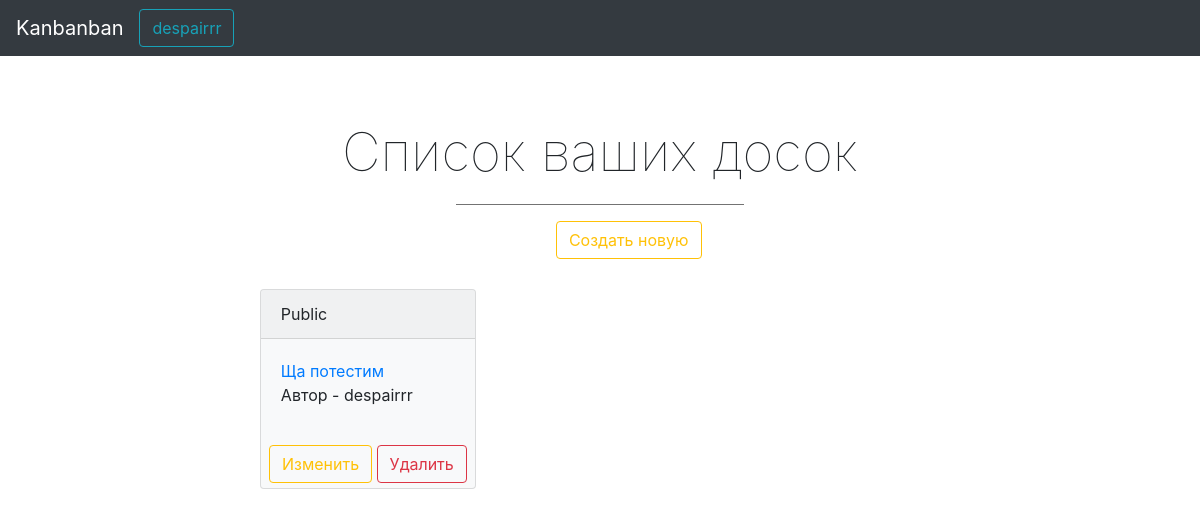
Page / (signed in) on the earlier database version.
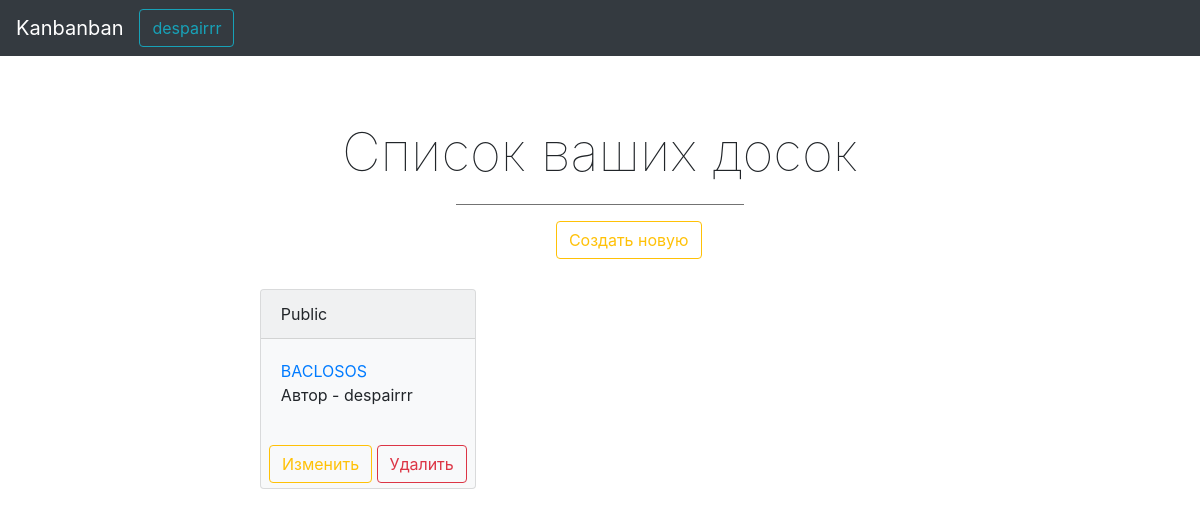
Same page on the later database version.
### data/User.py (models this page shows, shortened)
class User(SqlAlchemyBase, UserMixin):
    __tablename__ = 'users'
    id = sqlalchemy.Column(sqlalchemy.Integer,
                           primary_key=True, autoincrement=True)
    email = sqlalchemy.Column(sqlalchemy.String,
                              index=True, unique=True, nullable=True)
    hashed_password = sqlalchemy.Column(sqlalchemy.String, nullable=True)
    name = sqlalchemy.Column(sqlalchemy.String, nullable=True)
    board = orm.relation("Board", back_populates='user')

### data/Board.py (models this page shows, shortened)
class Board(SqlAlchemyBase):
    __tablename__ = 'boards'
    id = sqlalchemy.Column(sqlalchemy.Integer, autoincrement=True,
                           primary_key=True)
    author = sqlalchemy.Column(sqlalchemy.String, nullable=True)
    title = sqlalchemy.Column(sqlalchemy.String, nullable=False)
    workers = sqlalchemy.Column(sqlalchemy.String)
    isPrivate = sqlalchemy.Column(sqlalchemy.Boolean)
    tasks = orm.relation('Task', back_populates="board")
    user_id = sqlalchemy.Column(sqlalchemy.Integer,
                                sqlalchemy.ForeignKey("users.id"))
    user = orm.relation('User')

### main.py (the view)
@app.route('/')
def mainPage():
    if current_user.is_authenticated:
        session = db_session.create_session()
        boards = session.query(Board.Board).filter(or_(Board.Board.user_id == current_user.id,
                                                   Board.Board.workers.contains(str(current_user.id))))[::-1]
        for board in boards:
            print(board.user.name)
        return render_template('index.html', boards=boards)
    else:
        return render_template("mainPage.html", title="Kanbanban")

### data/db_session.py (called while the page is built)
def create_session() -> Session:
    global __factory
    return __factory()

### main.py (called while the page is built)
@login_manager.user_loader
def load_user(user_id):
    session = db_session.create_session()
    return session.query(User.User).get(user_id)

### templates/index.html (shortened to what this page needs)
<!doctype html>
<html lang="en">
    <head>
        <link rel="stylesheet"
          href="https://stackpath.bootstrapcdn.com/bootstrap/4.4.1/css/bootstrap.min.css"
>
        <link rel="stylesheet" href="static/css/index-style.css">
    </head>
    <body>
        <nav class="navbar navbar-expand-md navbar-dark fixed-top bg-dark">
            <a class="navbar-brand kanban">Kanbanban</a>
            <nav class="buttons">
                <div class="dropdown">
                    <button onclick="dropdownFunction()" class="btn btn-outline-info dropbtn">{{ current_user.name }}</button>
                </div>
            </nav>
        </nav>
        <div class="header-block" style="margin-bottom: 30px;">
            <h2 class="header">Список ваших досок</h2>
            <hr noshade width="40%">
            <a class="btn btn-outline-warning" href="new_board" style="margin-left: 43.88%">Создать новую</a>
        </div>
        <table border="0">
            <div class="boards-list">
                {% for item in boards %}
                    {% set index = loop.index0 %}
                    {% set class = "" %}
                    {% set text_color = "" %}
                    {% if item.isPrivate %}
                        {% set text = "Private" %}
                        {% set class = "bg-dark" %}
                        {% set text_color = "text-white" %}
                    {% else %}
                        {% set text = "Public" %}
                        {% set class = "bg-light" %}
                        {% set text_color = "text-black" %}
                    {% endif %}
                    {% if index % 3 != 2 %}
                        {% set style = "float: left; margin-right: 20px;" %}
                        {% if index % 3 == 0 %}
                            {% set style = "float: left; margin-right: 20px; margin-left: 2.76%;" %}
                        {% endif %}
                    {% endif %}
                    <div class="card {{ text_color }} {{ class }} mb-3" style="width: 30%; height: 200px; overflow: auto; {{ style }}">
                        <div class="card-header">
                            {{ text }}
                        </div>
                        <div class="card-body">
                            <a class="card-title" href="/board/{{ item.id }}">{{ item.title }}</a>
                            <p class="card-text">Автор - {{ item.author }}</p>
                        </div>
                        {% if current_user.name == item.author %}
                            <div style="margin-left: auto; margin-right: auto; margin-bottom: 5px;">
                                <a href="/edit_board/{{ item.id }}" class="btn btn-outline-warning">Изменить</a>
                                <a href="/delete_board/{{ item.id }}" class="btn btn-outline-danger">Удалить</a>
                            </div>
                        {% else %}
                            <div class="kek" style="height: 10%; margin-bottom: 50px;">
                                <div class="alert alert-dark alrt" role="alert" style="width: 95%; margin-left: 2.5%">Вы не можете управлять этой доской</div>
                            </div>
                        {% endif %}
                    </div>
                {% endfor %}
            </div>
        </table>
    </body>
</html>

### static/css/index-style.css (style rules this page uses)
.header { font-size: 40pt; font-weight: 100; margin-top: 120px; margin-left: auto; margin-right: auto; margin-bottom: 20px; text-align: center; }

### templates/index.html (style rules this page uses)
body { width: 60%; margin-left: auto; margin-right: auto; }
.header { font-size: 40pt; font-weight: 100; margin-top: 120px; margin-left: auto; margin-right: auto; margin-bottom: 20px; text-align: center; }
.buttons { float: none; margin-right: 0; }
.dropdown { position: relative; display: inline-block; }

Differences in the rows shown:
changed Board "despairrr": title "Ща потестим" → "BACLOSOS"
